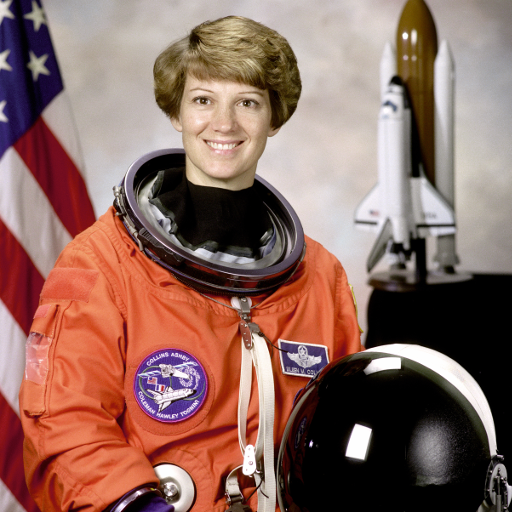
#> input picture skimage.data.astronaut(), 512 x 512 px
$ jupyter execute stacks.ipynb
#> lines starting #> are read from the running program, lines starting #| are printed output that depends on the picture
# Slices, stacks

[cell 1]
import numpy             as np
import scipy.linalg      as la
import cv2               as cv
import skimage           as si
import skimage.io        as io
import matplotlib.pyplot as plt

## numpy indexing,  slicing, stacking

[cell 2]
x = 100*np.arange(10)

x

[cell 3]
x[:3]

[cell 4]
x[3:-2]

[cell 5]
x[[4,4,2,5]]

En el siguiente ejemplo intercambiamos el orden de los canales de color.

[cell 6]
from skimage import data

img = data.astronaut()
#> img is the input picture: shape (512, 512, 3); mean R, G, B 141.6, 105.8, 96.5
print(img.shape)
#| (512, 512, 3)

plt.imshow(np.hstack([img,img[:,:,[2,1,0]]]));
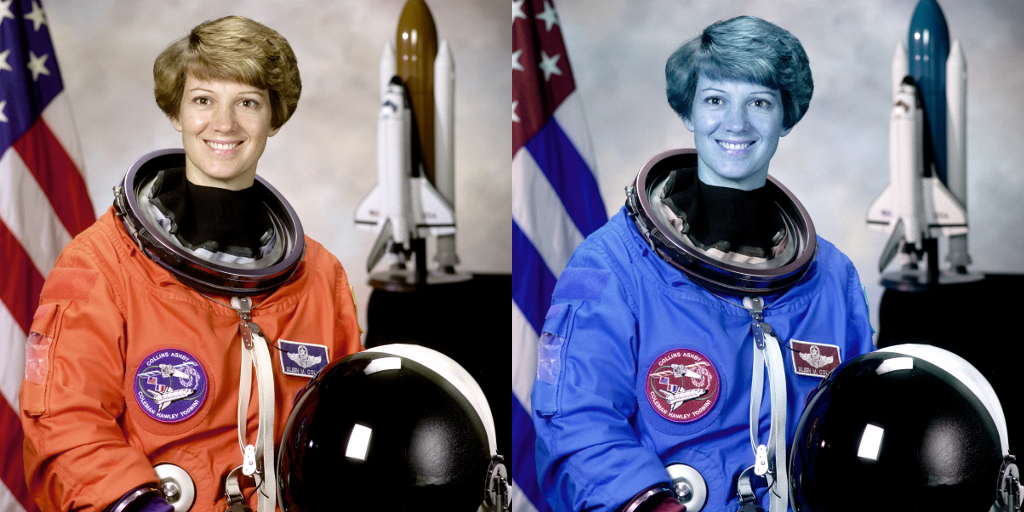
#> shown: shape (512, 1024, 3); mean R, G, B 119, 105.8, 119

[cell 7]
plt.imshow(  np.sum(img,axis=2)  ,'gray');
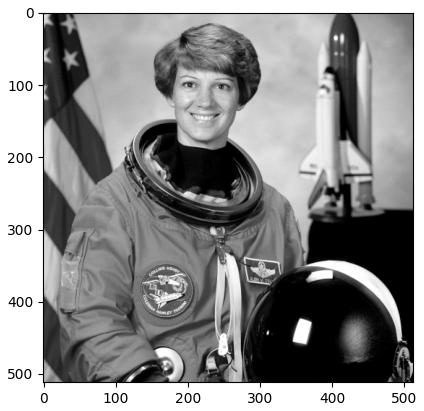
#> figure drawn by matplotlib, 1 panel

Podemos convertir a monocromo con una **contracción** de arrays:

[cell 8]
plt.imshow(  img @ np.array([0.3, 0.5, 0.2])  ,'gray');

[cell 9]
(img @ np.array([0.3, 0.5, 0.2])).shape
#> Out = (512, 512)

[cell 10]
(img @ np.array([0.3, 0.5, 0.2])).dtype

[cell 11]
img.dtype

## Troceado de una imagen

[cell 12]
path = "../images/"

img = io.imread(path+"palmeras.jpg")
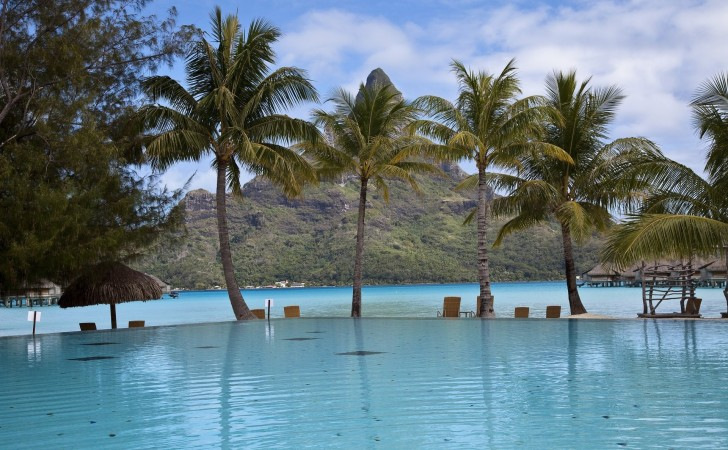
#> input picture images/palmeras.jpg, 728 x 450 px
#> img is the input picture: shape (450, 728, 3); mean R, G, B 101.7, 122, 130.1
print(img.shape)
#| (450, 728, 3)

tile = 50
r,c,_ = img.shape
#> r = 450; c = 728
rt,ct = r//tile, c//tile
#> rt = 9; ct = 14

# recortamos la imagen para que las piezas encajen perfectamente
img = img[:rt*tile,:ct*tile,:]
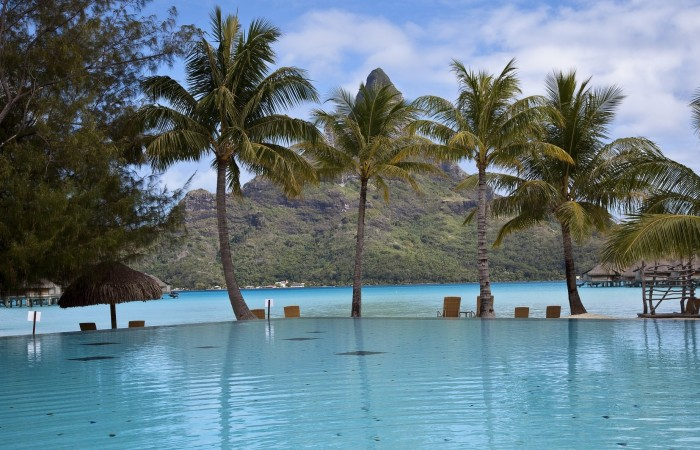
#> img: shape (450, 700, 3); mean R, G, B 101.2, 121.7, 129.8
plt.imshow(img);
print(img.shape)
#| (450, 700, 3)

Descomposición en rectángulos usando `np.split`:

[cell 13]
# otra posibilidad más fea
# piezas = [[rot(img[j*tile:(j+1)*tile,(k*tile):(k+1)*tile,:]) for k in range(ct)] for j in range(rt)]

piezas = [np.split(x, ct, axis=1) for x in np.split(img,rt)]
#> piezas = 9 items
piezas = sum(piezas,[])  # concatenamos la lista de listas generadas
#> piezas = 126 items

print(rt,ct,len(piezas))
#| 9 14 126

[cell 14]
plt.imshow(piezas[74]);
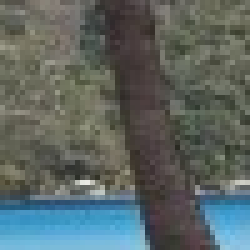
#> shown: shape (50, 50, 3) (shown 5 times larger); mean R, G, B 91.5, 101.9, 99.7

Para recomponer las piezas definimos una función auxiliar `chunks` para agrupar los elementos de una lista.

[cell 15]
# esta versión produce una lista de listas
# def chunks(l, n):
#     return [ l[i:i+n] for i in range(0, n*(len(l)//n), n) ]

# esta versión produce un generador
def chunks(l, n):
    for i in range(0, len(l), n):
        yield l[i:i+n]

list(chunks(list(range(12)),3))

Aplicamos `np.hstack` para pegar en horizontal cada lista de trozos, y luego `np.vstack` para juntar en vertical todas las bandas creadas.

[cell 16]
plt.imshow(np.vstack(list(map(np.hstack,chunks(piezas,ct)))));

Ahora vamos a revolver los trozos. La siguiente función aplica una rotación aleatoria en una de las 4 orientaciones:

[cell 17]
def rot(x):
    return np.rot90(x,np.random.randint(4))

[cell 18]
piezas= list(map(rot, piezas))
#> in rot (call 37), `return np.rot90(x,np.random.randint(4))`:
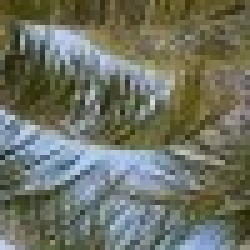
#> returned value: shape (50, 50, 3) (shown 5 times larger); mean of channels 0, 1, 2 109.8, 113.7, 99.4; drawn as R, G, B
#> in rot (call 38), `return np.rot90(x,np.random.randint(4))`:
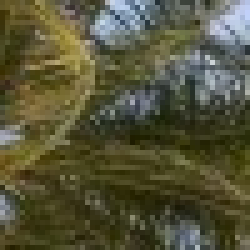
#> returned value: shape (50, 50, 3) (shown 5 times larger); mean of channels 0, 1, 2 85.4, 84, 57.2; drawn as R, G, B
#> in rot (call 39), `return np.rot90(x,np.random.randint(4))`:
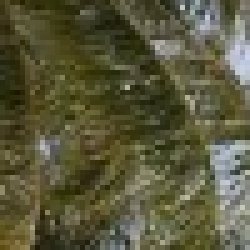
#> returned value: shape (50, 50, 3) (shown 5 times larger); mean of channels 0, 1, 2 89.3, 87.6, 59.2; drawn as R, G, B
#> in rot (call 40), `return np.rot90(x,np.random.randint(4))`:
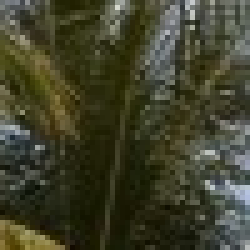
#> returned value: shape (50, 50, 3) (shown 5 times larger); mean of channels 0, 1, 2 64.4, 65.1, 43.2; drawn as R, G, B
piezas = np.random.permutation(piezas)

puzz = np.vstack(list(map(np.hstack,chunks(piezas,ct))))
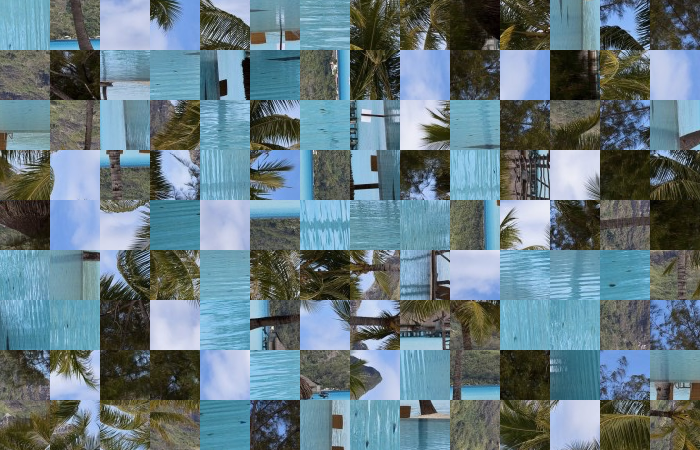
#> puzz: shape (450, 700, 3); mean of channels 0, 1, 2 101.2, 121.7, 129.8; drawn as R, G, B
plt.imshow(puzz);
#io.imsave('kk.png',puzz)
